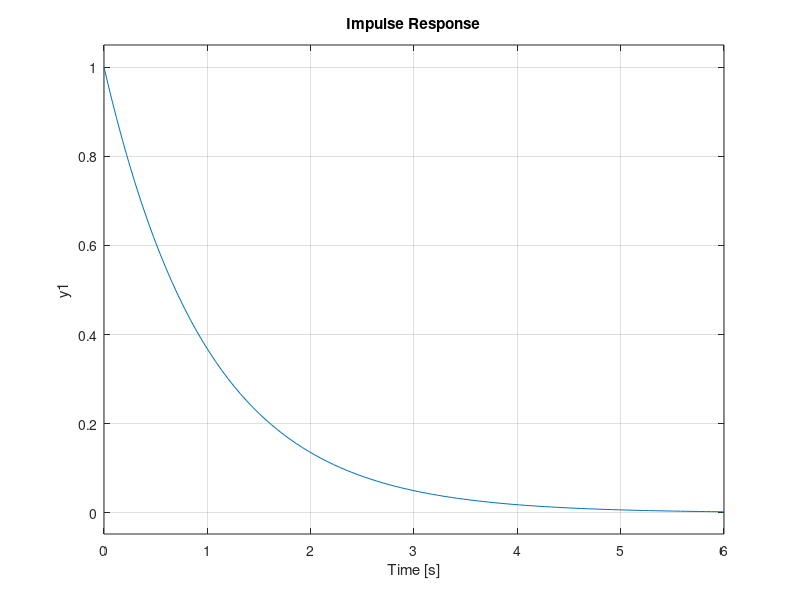

The MATLAB script that drew this image:
clc
clear
close all

t = 0:0.1:20;
G = tf([1],[1 1]);
u = sin(t);
response1 = lsim(G,u,t);

subplot(2,2,1);
plot(t, response1, 'linewidth', 2);
grid on;
xlabel('Time');
ylabel('Amplitude');
title('Response to Sinusoidal Input');

u1 = exp(-t);
response2 = lsim(G,u1,t);

subplot(2,2,2);
plot(t, response2, 'linewidth', 2);
grid on;
xlabel('Time');
ylabel('Amplitude');
title('Response to Exponential Input');

subplot(2,2,3);
step(G);

subplot(2,2,4);
impulse(G);
